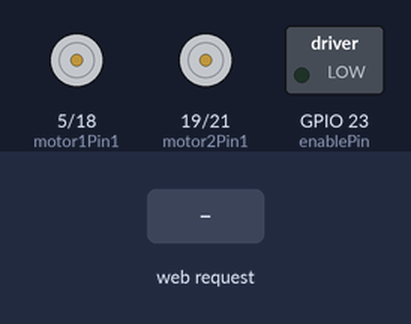
Simulated run of this program. Board: ESP32. On the bench: motor-driver pin pairs drawn as motors (green arrow = first pin HIGH = forward, orange = second pin HIGH = backward, longer = more drive), switched loads named in the program (green lamp = pin HIGH). The test bench sets the inputs (shaded band). WiFi joins after 1.5 s; servers stay silent unless stated; what the program prints to the serial monitor is not drawn.

Above: at 3.2 s.
3.3 s: HTTP request GET /forward received
At 4.0 s:
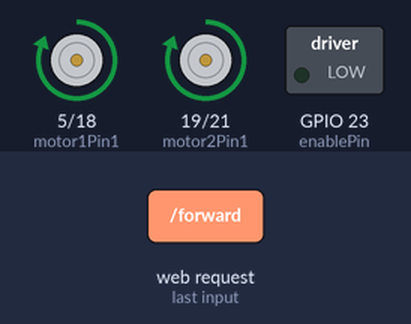
4.8 s: HTTP request GET /backward received
At 5.2 s:
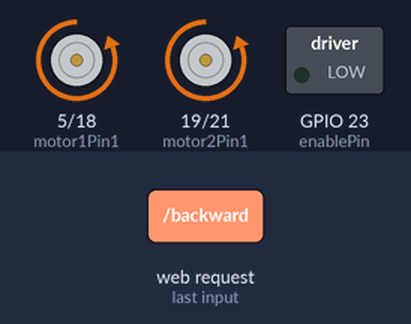
6.3 s: HTTP request GET /left received
At 7.5 s:
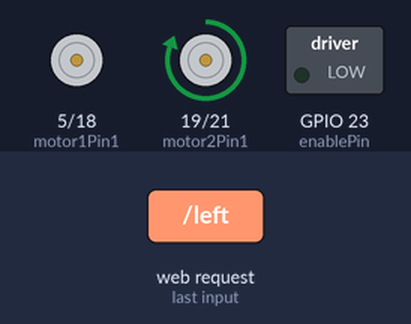
7.8 s: HTTP request GET /right received
At 8.7 s:
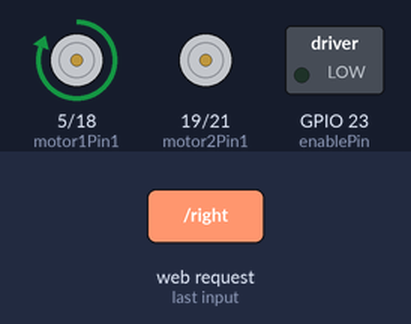
9.3 s: HTTP request GET /stop received
At 9.8 s:
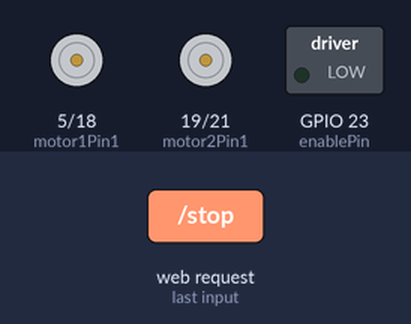
Timing chart, 0 to 11.8 s (numbered marks = the images above; inputs shaded):
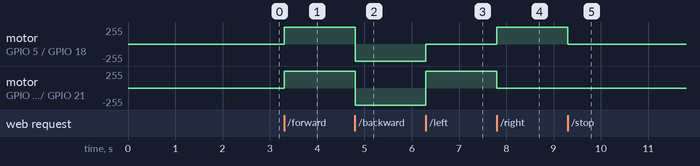

The program:

main.cpp
```cpp
#include <WiFi.h>
#include <WebServer.h>

// Motor control pins
const int motor1Pin1 = 5;   // IN1
const int motor1Pin2 = 18;  // IN2
const int motor2Pin1 = 19;  // IN3
const int motor2Pin2 = 21;  // IN4
const int enablePin = 23;   // ENA (PWM control for motor speed)

// WiFi credentials
const char* ssid = "your-ssid";
const char* password = "your-password";

WebServer server(80); // Create a web server object

// Forward movement
void moveForward() {
  digitalWrite(motor1Pin1, HIGH);
  digitalWrite(motor1Pin2, LOW);
  digitalWrite(motor2Pin1, HIGH);
  digitalWrite(motor2Pin2, LOW);
}

// Backward movement
void moveBackward() {
  digitalWrite(motor1Pin1, LOW);
  digitalWrite(motor1Pin2, HIGH);
  digitalWrite(motor2Pin1, LOW);
  digitalWrite(motor2Pin2, HIGH);
}

// Turn left (stop right motor)
void turnLeft() {
  digitalWrite(motor1Pin1, LOW);  // Stop left motor
  digitalWrite(motor1Pin2, LOW);  // Stop left motor
  digitalWrite(motor2Pin1, HIGH); // Right motor moves forward
  digitalWrite(motor2Pin2, LOW);  // Right motor moves forward
}

// Turn right (stop left motor)
void turnRight() {
  digitalWrite(motor1Pin1, HIGH); // Left motor moves forward
  digitalWrite(motor1Pin2, LOW);  // Left motor moves forward
  digitalWrite(motor2Pin1, LOW);  // Stop right motor
  digitalWrite(motor2Pin2, LOW);  // Stop right motor
}

// Stop movement
void stopMovement() {
  digitalWrite(motor1Pin1, LOW);
  digitalWrite(motor1Pin2, LOW);
  digitalWrite(motor2Pin1, LOW);
  digitalWrite(motor2Pin2, LOW);
}

// Setup function
void setup() {
  Serial.begin(115200);

  // Initialize motor pins
  pinMode(motor1Pin1, OUTPUT);
  pinMode(motor1Pin2, OUTPUT);
  pinMode(motor2Pin1, OUTPUT);
  pinMode(motor2Pin2, OUTPUT);
  pinMode(enablePin, OUTPUT);

  // Connect to WiFi
  WiFi.begin(ssid, password);
  while (WiFi.status() != WL_CONNECTED) {
    delay(1000);
    Serial.println("Connecting to WiFi...");
  }
  Serial.println("Connected to WiFi");

  // Start server and define movement routes
  server.on("/forward", moveForward);
  server.on("/backward", moveBackward);
  server.on("/left", turnLeft);
  server.on("/right", turnRight);
  server.on("/stop", stopMovement);

  // Start web server
  server.begin();
}

void loop() {
  server.handleClient(); // Handle client requests
}
```

funcions.cpp
```cpp
#include <Arduino.h>

void forward()
{
}
```

Measured:
- after the input at 3.3 s, motor on GPIO 5 (motor1Pin1) / GPIO 18 (motor1Pin2), motor on GPIO 19 (motor2Pin1) / GPIO 21 (motor2Pin2): stopped → forward 255/255 at once
- after the input at 4.8 s, motor on GPIO 5 (motor1Pin1) / GPIO 18 (motor1Pin2), motor on GPIO 19 (motor2Pin1) / GPIO 21 (motor2Pin2): forward 255/255 → backward 255/255 at once
- after the input at 6.3 s, motor on GPIO 5 (motor1Pin1) / GPIO 18 (motor1Pin2): backward 255/255 → stopped at once; motor on GPIO 19 (motor2Pin1) / GPIO 21 (motor2Pin2): backward 255/255 → forward 255/255 at once
- after the input at 7.8 s, motor on GPIO 5 (motor1Pin1) / GPIO 18 (motor1Pin2): stopped → forward 255/255 at once; motor on GPIO 19 (motor2Pin1) / GPIO 21 (motor2Pin2): forward 255/255 → stopped at once
- after the input at 9.3 s, motor on GPIO 5 (motor1Pin1) / GPIO 18 (motor1Pin2): forward 255/255 → stopped at once
